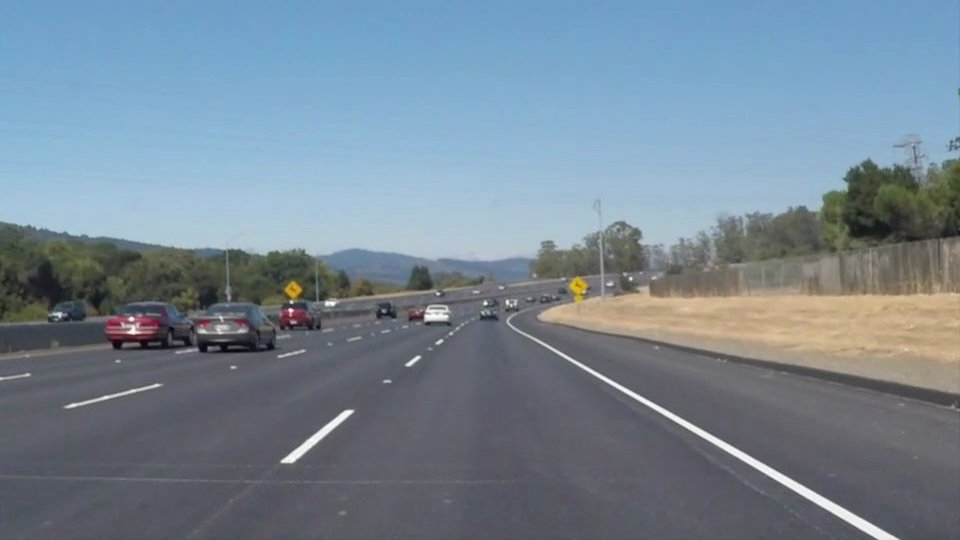
#> input picture OpenCVex/solidWhiteCurve.jpg, 960 x 540 px
$ python 04_Image_Pixel.py
#> lines starting #> are read from the running program, lines starting #| are printed output that depends on the picture; after the words box and inside, x2 and y2 are one past the last pixel; in counts of white or black regions, pixels touching at a corner belong together
### OpenCVex/OpenCV_Utils.py
import cv2
import numpy as np


def imageRead(openpath, flag=cv2.IMREAD_UNCHANGED):
#> called with openpath = './solidWhiteCurve.jpg', flag = -1
    image = cv2.imread(openpath, flag)
#> image is the input picture: shape (540, 960, 3); mean B, G, R 148.1, 134.5, 118.5
    if image is not None:
        print("Image Opened")
        return image
    else:
        print("Image Not Opened")
        print("Program Abort")
        exit()


def imageShow(imagename, image, flag=cv2.WINDOW_GUI_EXPANDED):
    cv2.namedWindow(imagename, flag)
    cv2.imshow(imagename, image)
    cv2.waitKey()
    return


def imageWrite(imagename, image):
    return cv2.imwrite(imagename, image)


def imageCopy(src):
    return np.copy(src)


# [52 lines left out: functions Video, imageParameters, not called in this run]


def getPixel(image, x, y, c=None):
    return image[y, x, c]


def setPixel(image, x, y, value, c=None):
    image[y, x, c] = value
    return image


def CutRectROI(image, x1, y1, x2, y2):
    return image[y1:y2, x1:x2]


# [26 lines left out: functions PasteRectROI, makeBlackImage, fillPolyROI, not called in this run]


def polyROI(image, points):
    mask = fillPolyROI(image, points)
    return cv2.bitwise_and(image, mask)


def convertColor(image, flag=cv2.COLOR_BGR2GRAY):
    return cv2.cvtColor(image, flag)


def splitImage(image):
    return cv2.split(image)


def mergeImage(channel1, channel2, channel3):
    return cv2.merge((channel1, channel2, channel3))


def rangeColor(image, lower, upper):
    result = imageCopy(image)
    return cv2.inRange(result, lower, upper)


# [4 lines left out: function splitColor, not called in this run]


def drawLine(image, point1, point2, color=(255, 0, 0), thickness=3, lineType=cv2.LINE_AA):
    result = imageCopy(image)
    return cv2.line(result, point1, point2, color, thickness, lineType)


def drawRect(image, point1, point2, color=(255, 0, 0), thickness=3, lineType=cv2.LINE_AA):
    result = imageCopy(image)
    return cv2.rectangle(result, point1, point2, color, thickness, lineType)


def drawCircle(image, center, radius, color=(255, 0, 0), thickness=3, lineType=cv2.LINE_AA):
    result = imageCopy(image)
    return cv2.circle(result, center, radius, color, thickness, lineType)


def drawEllipse(image, center, axis, angle, startAngle, endAngle, color=(255, 0, 0), thickness=3, lineType=cv2.LINE_AA):
    result = imageCopy(image)
    return cv2.ellipse(result, center, axis, angle, startAngle, endAngle, color, thickness, lineType)


# [4 lines left out: function drawPolygon, not called in this run]


def drawText(image, text, point=(10, 10), font=cv2.FONT_HERSHEY_PLAIN, fontScale=2.0, color=(255,255,255), thickness=3, lineType=cv2.LINE_AA):
    result = imageCopy(image)
    return cv2.putText(result, text, point, font, fontScale, color, thickness, lineType)


def addImage(image1, image2):
    return cv2.add(image1, image2)


# [5 lines left out: function addWeightedImage, not called in this run]


def imageThreshold(image, thresh=128, maxval=255, type=cv2.THRESH_BINARY):
    _, res = cv2.threshold(image, thresh=thresh, maxval=maxval, type=type)
    return res


def imageBlur(image, ksize):
    size = ((ksize+1) * 2 - 1, (ksize+1) * 2 - 1)
    return cv2.blur(image, size)


def imageGaussianBlur(image, ksize, sigmaX, sigmaY):
    size = ((ksize+1) * 2 - 1, (ksize+1) * 2 - 1)
    return cv2.GaussianBlur(image, ksize=size, sigmaX=sigmaX, sigmaY=sigmaY)


def imageMedianBlur(image, size):
    ksize = (size+1) * 2 - 1
    return cv2.medianBlur(image, ksize)


def imageBilateralFilter(image, size, sigmaColor, sigmaSpace):
    d = (size+1) * 2 - 1
    return cv2.bilateralFilter(image, d, sigmaColor=sigmaColor, sigmaSpace=sigmaSpace)


def imageFiltering(image, kernel, ddepth=-1):
    return cv2.filter2D(image, ddepth, kernel)


# [22 lines left out: functions imageEdgePrewitt, imageEdgeSobel, imageEdgeScharr, not called in this run]


def imageEdgeLaplacianCV(image):
    return cv2.Laplacian(image, -1)


# [14 lines left out: functions imageEdgeLaplacianFilter2D, imageEdgeLoG, not called in this run]


def cannyEdge(image, threshold1=100, threshold2=200):
    return cv2.Canny(image, threshold1, threshold2)


# [30 lines left out: functions computeHist, histogramEqualize, not called in this run]


def imageDilation(image, kernel, iterations):
    return cv2.dilate(image, kernel=kernel, iterations=iterations)


def imageErosion(image, kernel, iterations):
    return cv2.erode(image, kernel=kernel, iterations=iterations)


# [17 lines left out: functions imageMorphologicalGradient, imageOpening, imageClosing, not called in this run]


def imageMorphologyKernel(flag=cv2.MORPH_RECT, size=5):
    return cv2.getStructuringElement(flag, (size, size))


def imageMorphologyEx(image, op, kernel, iterations=1):
    return cv2.morphologyEx(image, op=op, kernel=kernel, iterations=iterations)


# [40 lines left out: functions imageResize, imageTranslation, imageRotation, imageAffineTransformation, imagePerspectiveTransformation, not called in this run]


def houghLines(image, rho=1, theta=np.pi/180, threshold=100):
    return cv2.HoughLines(image, rho, theta, threshold)


# [16 lines left out: function drawHoughLines, not called in this run]


def houghLinesP(image, rho=1.0, theta=np.pi/180, threshold=100, minLineLength=10, maxLineGap=100):
    return cv2.HoughLinesP(image, rho, theta, threshold, minLineLength=minLineLength, maxLineGap=maxLineGap)


# [52 lines left out: functions drawHoughLinesP, splitTwoSideLines, splitOneSideLines, medianPoint, not called in this run]


def interpolate(x1, y1, x2, y2, y):
    return int(float(y - y1) * float(x2-x1) / float(y2-y1) + x1)


# [28 lines left out: functions lineFittingOneSide, lineFitting, not called in this run]


def houghCircles(image, method=cv2.HOUGH_GRADIENT, dp = 1, minDist = 10, canny = 50, threshold = 30, minRadius = 0, maxRadius = 0):
    circles = cv2.HoughCircles(image, method, dp, minDist, param1=canny, param2=threshold, minRadius=minRadius, maxRadius=maxRadius)
    return circles


# [8 lines left out: function drawHoughCircles, not called in this run]

### OpenCVex/04_Image_Pixel.py
from OpenCV_Functions import *

'''
def getPixel(image, x, y, c=None):
    return image[y, x, c]
def setPixel(image, x, y, value, c=None):
    image[y, x, c] = value
    return image
'''

imagePath = "./solidWhiteCurve.jpg"
image = imageRead(imagePath)
imageShow("Opened Image", image)

x = 100
y = 200

pxvalue = getPixel(image, x, y)
#> pxvalue = [[219, 198, 167]]
print("Pixel value in {}, {}: {}".format(x, y, pxvalue))
#| Pixel value in 100, 200: [[219 198 167]]

pxvalue_b = getPixel(image, x, y, 0)
#> pxvalue_b = 219
pxvalue_g = getPixel(image, x, y, 1)
#> pxvalue_g = 198
pxvalue_r = getPixel(image, x, y, 2)
#> pxvalue_r = 167
print("Pixel value in {}, {}: b={}, g={}, r={}".format(x, y, pxvalue_b, pxvalue_g, pxvalue_r))
#| Pixel value in 100, 200: b=219, g=198, r=167

for i in range(x, x+100):
    for j in range(y, y+200):
        image = setPixel(image, i, j, [(i-100)*1.2, 0, 0])
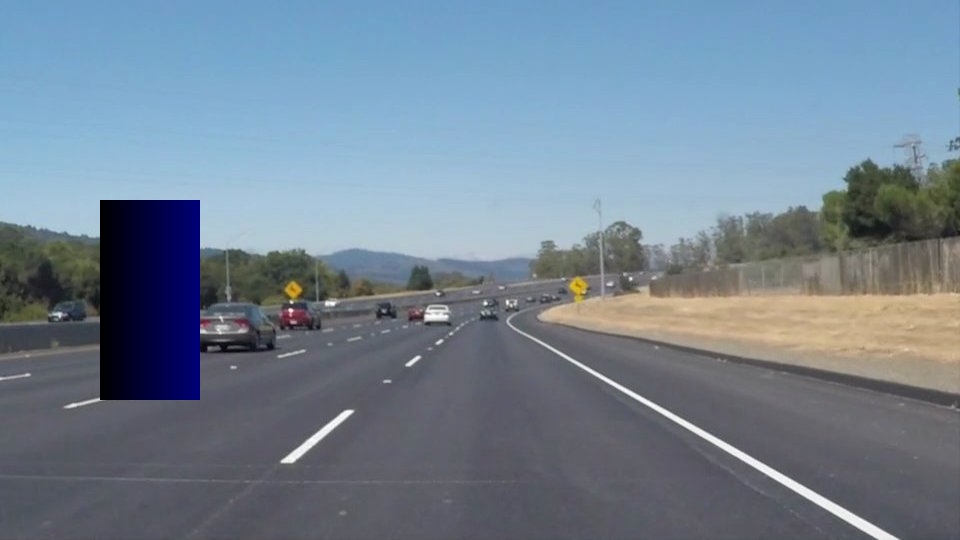
#> image: shape (540, 960, 3); 3.86% of pixels changed, all inside (x1, y1, x2, y2) = (100, 200, 200, 400)
imageShow("image", image)

for i in range(x, x+100):
    for j in range(y, y+200):
        image = setPixel(image, i, j, [0, (i-100)*1.2, 0])
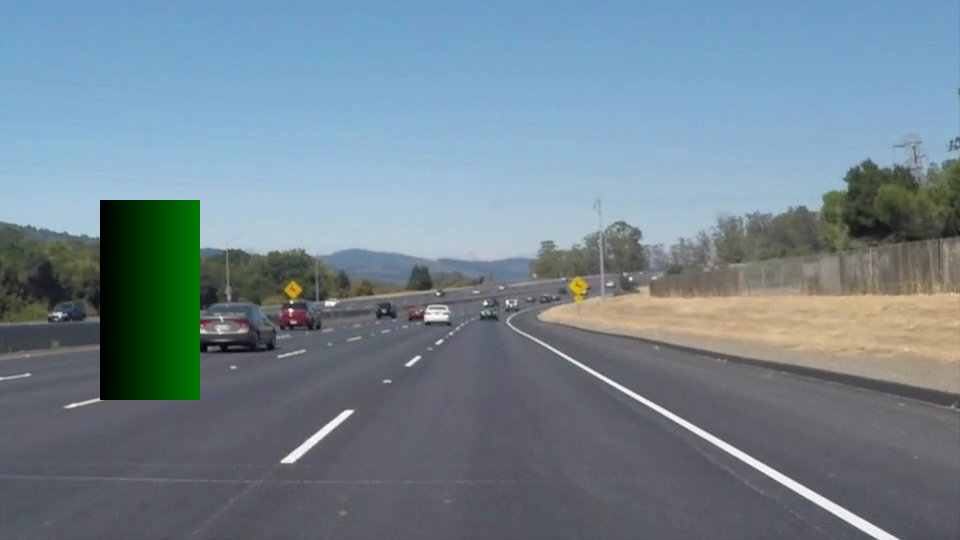
#> image: shape (540, 960, 3); 3.82% of pixels changed, all inside (x1, y1, x2, y2) = (101, 200, 200, 400)
imageShow("image", image)

for i in range(0, image.shape[1]):
    image = setPixel(image, i, y, 0, 0)
    image = setPixel(image, i, y, 255, 1)
    image = setPixel(image, i, y, 0, 2)
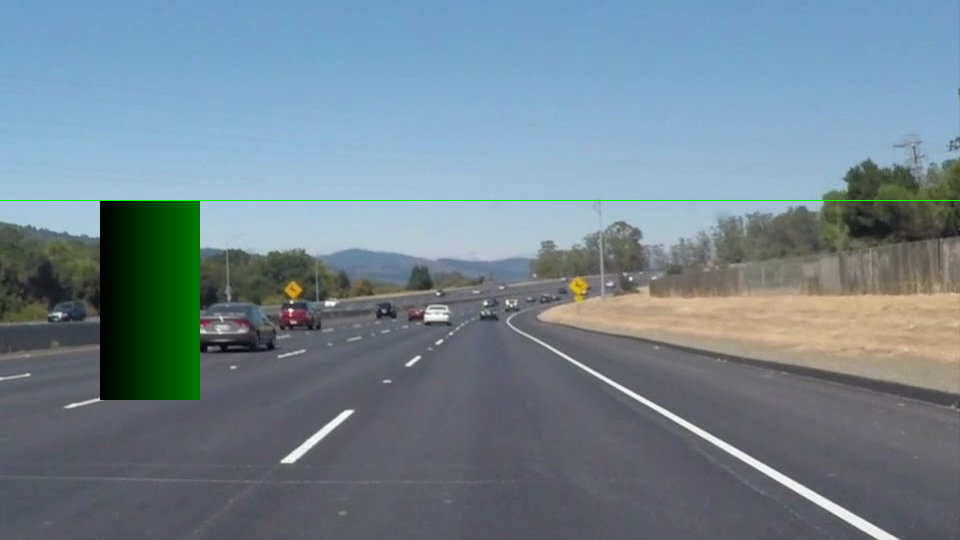
#> image: shape (540, 960, 3); mean B, G, R 143.4, 132.7, 114.2
imageShow("image", image)

for j in range(0, image.shape[0]):
#    image = setPixel(image, x, y, [255, 0, 0])
    image = setPixel(image, x, j, [255, 0, 0])
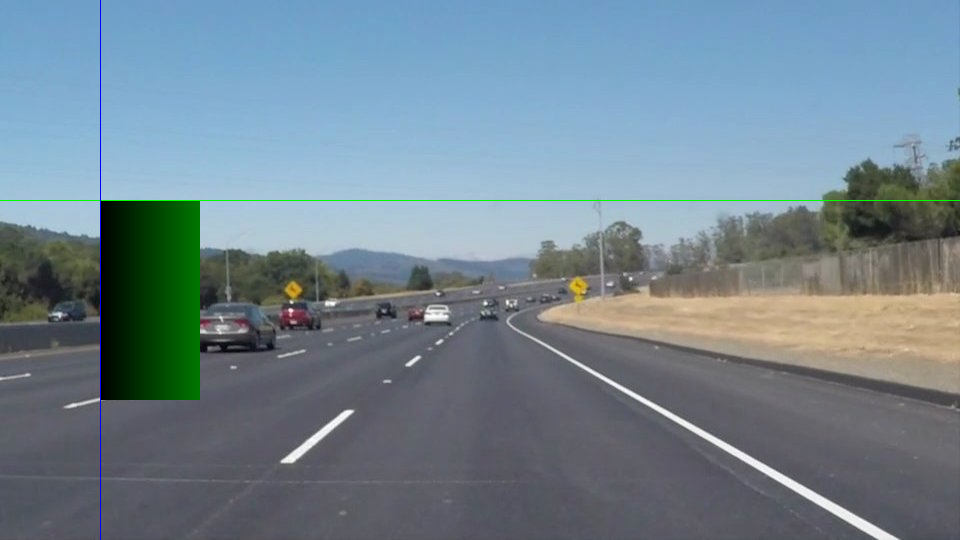
#> image: shape (540, 960, 3); mean B, G, R 143.5, 132.6, 114.2
imageShow("image", image)

pxvalue = getPixel(image, x, y)
#> pxvalue = [[255, 0, 0]]
print("Pixel value in {}, {}: {}".format(x, y, pxvalue))
#| Pixel value in 100, 200: [[255   0   0]]

pxvalue_b = getPixel(image, x, y, 0)
#> pxvalue_b = 255
pxvalue_g = getPixel(image, x, y, 1)
#> pxvalue_g = 0
pxvalue_r = getPixel(image, x, y, 2)
#> pxvalue_r = 0
print("Pixel value in {}, {}: b={}, g={}, r={}".format(x, y, pxvalue_b, pxvalue_g, pxvalue_r))
#| Pixel value in 100, 200: b=255, g=0, r=0

cv2.destroyAllWindows()
